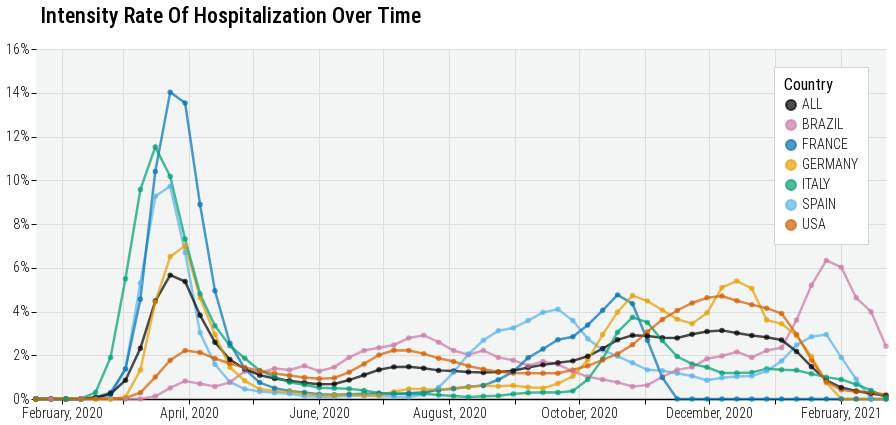

Source (notebook cell):
### Code cell
d = df.copy()

d = d.sort_values('week')

# Moving average using three time points (previous, current, next)
d['percentage'] = d.groupby('country').percentage.apply(lambda x : x.shift().rolling(3, min_periods=1).mean().fillna(x))
d['percentage'] = d.groupby('country').percentage.apply(lambda x : x.shift(-2))

d = d[d.week <= '2021-02-28']

plot = alt.Chart(
    d
).mark_line(
    size=2.5,
    point=alt.OverlayMarkDef(filled=True, strokeWidth=4, opacity=0.7),
    opacity=0.7
).encode(
    x=alt.X("week:T", title=None, axis=alt.Axis(format=("%B, %Y"), tickCount=7.9, labelAngle=0)), # https://github.com/d3/d3-time-format#locale_format
    y=alt.Y("percentage:Q", title=None, axis=alt.Axis(format=".0%")),
    color=alt.Color("country:N", scale=alt.Scale(domain=COUNTRY, range=COUNTRY_COLOR), title='Country'),
).properties(
    width=850,
    height=350
)

# text = plot.mark_text(
#     size=16, dx=0, dy=-5, color='white', baseline='bottom', fontWeight=500
# ).encode(
# #     x=alt.X('month:N'),
# #     y=alt.Y('value:Q', stack='zero'),
#     x=alt.X("wave:N", title=None, axis=alt.Axis(labels=False)),
#     y=alt.Y("percentage:Q", title=None, scale=alt.Scale(format=".1%")),
# #     detail='cat:N',
#     text=alt.Text('n_all:Q'),#, format='.0%'),
# #     order="order:O",
# #     opacity=alt.Opacity('visibility:N', scale=alt.Scale(domain=[True, False], range=[1, 0]))
# )

# plot = (plot).facet(
#     row=alt.Row("country:N", header=alt.Header(title=None), sort=COUNTRY)
# ).resolve_scale(color='shared')

plot = plot.properties(
    title={
        "text": [
            f"Intensity Rate Of Hospitalization Over Time"
        ],
        "dx": 35,
#         "subtitle": [
#             get_visualization_subtitle(data_release=data_release, with_num_sites=False)
#         ],
        "subtitleColor": "gray",
    }
)


# plot = alt.vconcat(*(
#     plot_lab(df=df, lab=lab) for lab in unique_sites
# ), spacing=30)

plot = apply_theme(
    plot,
    axis_y_title_font_size=16,
    title_anchor='start',
    legend_orient='top-right',
    legend_title_orient='top',
    axis_label_font_size=14,
    header_label_font_size=16,
    point_size=30,
    axis_tick_color='black'
)

plot

# d

### Figure 1 — Vega-Lite specification as saved in the notebook (floating-point values rounded to 4 significant figures; data arrays with more than 128 entries replaced by an {"elided": "..."} marker saying what was removed)
{"config": {"view": {"continuousWidth": 400, "continuousHeight": 300, "fill": "#F3F5F5", "strokeWidth": 0}, "axis": {"domainColor": "black", "domainWidth": 1.5, "labelFontSize": 14, "labelFontWeight": 300, "labelLimit": 1000, "tickColor": "black", "titleFontSize": 16, "titleFontWeight": 400, "titlePadding": 10}, "axisX": {"labelAngle": 0}, "axisY": {"domain": false, "titleFontSize": 16}, "concat": {"spacing": 0}, "font": "Roboto Condensed", "header": {"labelFontSize": 16, "labelOrient": "bottom", "titleFontSize": 16, "titleFontWeight": "bold"}, "legend": {"cornerRadius": 0, "fillColor": "white", "gradientLength": 50, "labelFontSize": 14, "labelFontWeight": 300, "orient": "top-right", "padding": 10, "strokeColor": "lightgray", "symbolStrokeWidth": 2, "titleFontSize": 16, "titleFontWeight": 400, "titleOrient": "top"}, "point": {"size": 30}, "title": {"align": "left", "anchor": "start", "dy": -10, "fontSize": 22, "fontWeight": 500, "subtitleFontSize": 16, "subtitlePadding": 5}}, "data": {"name": "data-50afe8702a4c3e3497dcd327b9811e2b"}, "mark": {"type": "line", "opacity": 0.7, "point": {"filled": true, "opacity": 0.7, "strokeWidth": 4}, "size": 2.5}, "encoding": {"color": {"type": "nominal", "field": "country", "scale": {"domain": ["ALL", "BRAZIL", "FRANCE", "GERMANY", "ITALY", "SPAIN", "USA"], "range": ["black", "#CB7AA7", "#0072B2", "#E79F00", "#029F73", "#57B4E9", "#D45E00"]}, "title": "Country"}, "x": {"type": "temporal", "axis": {"format": "%B, %Y", "labelAngle": 0, "tickCount": 7.9}, "field": "week", "title": null}, "y": {"type": "quantitative", "axis": {"format": ".0%"}, "field": "percentage", "title": null}}, "height": 350, "title": {"text": ["Intensity Rate Of Hospitalization Over Time"], "dx": 35, "subtitleColor": "gray"}, "width": 850, "$schema": "https://vega.github.io/schema/vega-lite/v4.8.1.json", "datasets": {"data-50afe8702a4c3e3497dcd327b9811e2b": {"elided": "406 records"}}}
